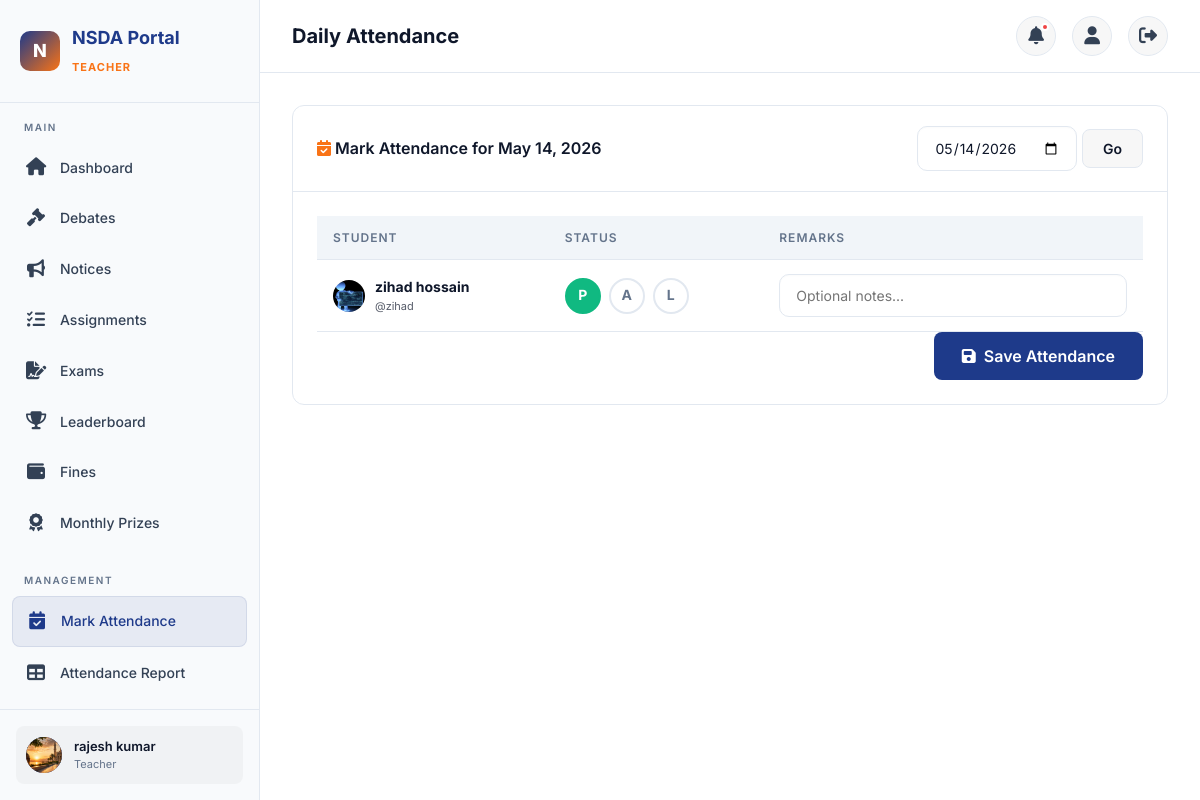
/attendance/mark/ (signed in), run on an earlier commit of the app's database.
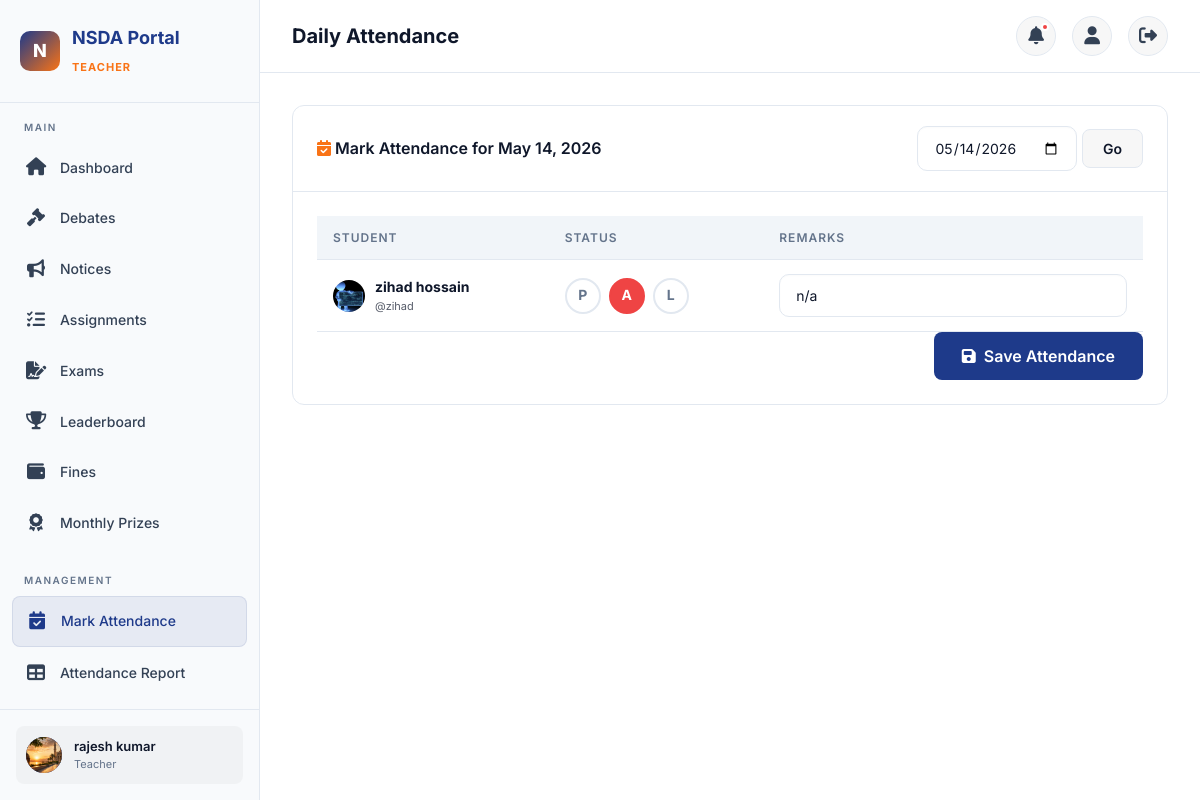
And on a later commit of the database.
### accounts/models.py (models this page shows, shortened)
class User(AbstractUser):
    class Role(models.TextChoices):
        STUDENT = 'student', 'Student'
        CR = 'cr', 'Class Representative'
        TEACHER = 'teacher', 'Teacher'
        ADMIN = 'admin', 'Admin'
    role = models.CharField(
        max_length=10,
        choices=Role.choices,
        default=Role.STUDENT,
    )
    profile_picture = models.ImageField(
        upload_to='profiles/',
        blank=True,
        null=True,
    )
    phone = models.CharField(max_length=20, blank=True)
    bio = models.TextField(blank=True)
    grade_level = models.CharField(max_length=50, blank=True)
    school = models.CharField(max_length=200, blank=True)
    date_of_birth = models.DateField(blank=True, null=True)
    created_at = models.DateTimeField(auto_now_add=True)
    updated_at = models.DateTimeField(auto_now=True)
    @property
    def is_student(self):
        return self.role == self.Role.STUDENT
    @property
    def is_cr(self):
        return self.role == self.Role.CR
    @property
    def is_teacher(self):
        return self.role == self.Role.TEACHER
    @property
    def is_admin_user(self):
        return self.role == self.Role.ADMIN

### attendance/views.py (the view, shortened to what this page needs)
# urls.py: path('mark/', views.AttendanceMarkView.as_view(), name='mark'),
class AttendanceMarkView(TeacherOrAdminRequiredMixin, View):
    template_name = 'attendance/mark_attendance.html'
    def get(self, request):
        date_str = request.GET.get('date', timezone.now().date().isoformat())
        date = datetime.strptime(date_str, '%Y-%m-%d').date()
        students = User.objects.filter(role=User.Role.STUDENT).order_by('username')
        existing_attendance = Attendance.objects.filter(date=date).values('student_id', 'status', 'remarks')
        attendance_dict = {a['student_id']: {'status': a['status'], 'remarks': a['remarks']} for a in existing_attendance}
        return render(request, self.template_name, {
            'students': students,
            'date': date,
            'attendance_dict': attendance_dict,
        })

### accounts/mixins.py (called while the page is built)
    def test_func(self):
        return self.request.user.role in ('teacher', 'admin')

### portal/context_processors.py (called while the page is built)
def notifications_processor(request):
    if request.user.is_authenticated:
        unread_count = Notification.objects.filter(
            user=request.user, is_read=False
        ).count()
        recent_notifications = Notification.objects.filter(
            user=request.user
        ).order_by('-created_at')[:5]
        return {
            'unread_notifications_count': unread_count,
            'recent_notifications': recent_notifications
        }
    return {'unread_notifications_count': 0, 'recent_notifications': []}

### portal/templatetags/portal_extras.py (called while the page is built)
@register.filter
def get_item(dictionary, key):
    if dictionary:
        return dictionary.get(key)
    return None

### templates/attendance/mark_attendance.html (shortened to what this page needs)
{% extends "base.html" %}
{% load portal_extras %}
{% block page_title %}Daily Attendance{% endblock %}
{% block content %}
<div class="card animate-fade-in">
    <div class="card-header flex-between">
        <h3><i class="fas fa-calendar-check" style="color:var(--accent);"></i> Mark Attendance for {{ date }}</h3>
        <form method="GET" class="flex-center gap-12">
            <input type="date" name="date" value="{{ date|date:'Y-m-d' }}" class="form-control" style="width: auto;">
            <button type="submit" class="btn btn-secondary">Go</button>
        </form>
    </div>
    <div class="card-body">
        <form method="POST">
            <div class="table-container">
                <table>
                    <thead>
                        <tr>
                            <th>Student</th>
                            <th>Status</th>
                            <th>Remarks</th>
                        </tr>
                    </thead>
                    <tbody>
                        {% for student in students %}
                        {% with att=attendance_dict|get_item:student.id %}
                        <tr>
                            <td>
                                <div style="display:flex; align-items:center; gap:10px;">
                                    <div class="user-avatar" style="width:32px; height:32px; font-size:12px;">
                                        {% if student.profile_picture %}
                                            <img src="{{ student.profile_picture.url }}" alt="">
                                        {% else %}
                                            {{ student.username|first|upper }}
                                        {% endif %}
                                    </div>
                                    <div>
                                        <strong>{{ student.get_full_name|default:student.username }}</strong>
                                        <div class="text-xs text-muted">@{{ student.username }}</div>
                                    </div>
                                </div>
                            </td>
                            <td>
                                <div class="attendance-options">
                                    <label class="att-opt">
                                        <span class="opt-label present">P</span>
                                    </label>
                                    <label class="att-opt">
                                        <span class="opt-label absent">A</span>
                                    </label>
                                    <label class="att-opt">
                                        <span class="opt-label late">L</span>
                                    </label>
                                </div>
                            </td>
                            <td>
                                <input type="text" name="remarks_{{ student.id }}" value="{{ att.remarks|default:'' }}" class="form-control" placeholder="Optional notes...">
                            </td>
                        </tr>
                        {% endwith %}
                        {% endfor %}
                    </tbody>
                </table>
            </div>
            <div class="form-actions mt-16" style="text-align: right;">
                <button type="submit" class="btn btn-primary btn-lg">
                    <i class="fas fa-save"></i> Save Attendance
                </button>
            </div>
        </form>
    </div>
</div>
{% endblock %}

What changed in the data, as far as the page shows it:
changed User "zihad hossain": remarks (not shown) → "n/a"
